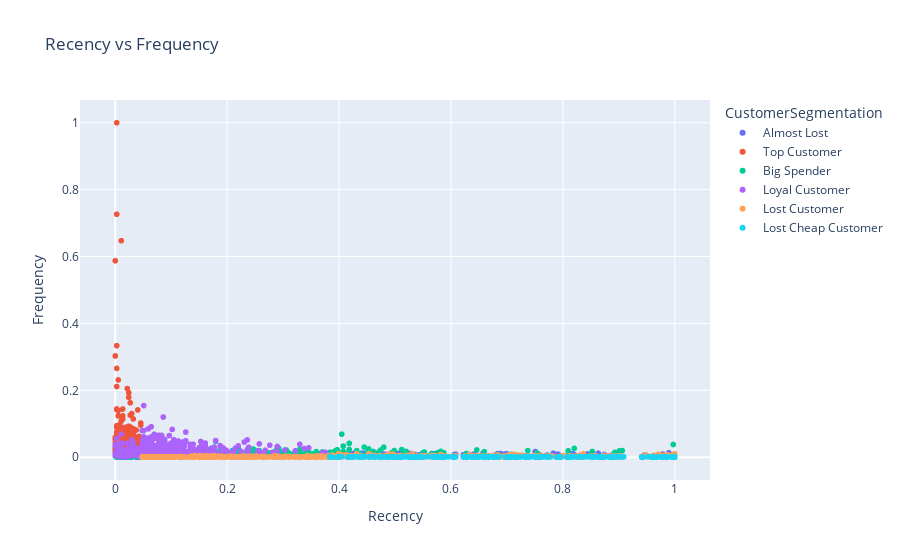

Here is the notebook cell this chart was saved with:
### Code cell
# Membuat scatter plot untuk menampilkan hubungan antara Recency dan Frequency denga hue CustomerSegmentation dengan menggunakan plotly
fig = px.scatter(seg, x='Recency', y='Frequency', color='CustomerSegmentation', title='Recency vs Frequency')
fig.show()

### Figure 1 — Plotly figure (JSON) as saved in the notebook; plotly's stock layout.template omitted (floating-point values rounded to 4 significant figures; data arrays with more than 128 entries replaced by an {"elided": "..."} marker saying what was removed)
{"data": [{"hovertemplate": "CustomerSegmentation=Almost Lost<br>Recency=%{x}<br>Frequency=%{y}<extra></extra>", "legendgroup": "Almost Lost", "marker": {"color": "#636efa", "symbol": "circle"}, "mode": "markers", "name": "Almost Lost", "showlegend": true, "type": "scattergl", "x": {"elided": "909 float values"}, "xaxis": "x", "y": {"elided": "909 float values"}, "yaxis": "y"}, {"hovertemplate": "CustomerSegmentation=Top Customer<br>Recency=%{x}<br>Frequency=%{y}<extra></extra>", "legendgroup": "Top Customer", "marker": {"color": "#EF553B", "symbol": "circle"}, "mode": "markers", "name": "Top Customer", "showlegend": true, "type": "scattergl", "x": {"elided": "444 float values"}, "xaxis": "x", "y": {"elided": "444 float values"}, "yaxis": "y"}, {"hovertemplate": "CustomerSegmentation=Big Spender<br>Recency=%{x}<br>Frequency=%{y}<extra></extra>", "legendgroup": "Big Spender", "marker": {"color": "#00cc96", "symbol": "circle"}, "mode": "markers", "name": "Big Spender", "showlegend": true, "type": "scattergl", "x": {"elided": "877 float values"}, "xaxis": "x", "y": {"elided": "877 float values"}, "yaxis": "y"}, {"hovertemplate": "CustomerSegmentation=Loyal Customer<br>Recency=%{x}<br>Frequency=%{y}<extra></extra>", "legendgroup": "Loyal Customer", "marker": {"color": "#ab63fa", "symbol": "circle"}, "mode": "markers", "name": "Loyal Customer", "showlegend": true, "type": "scattergl", "x": {"elided": "814 float values"}, "xaxis": "x", "y": {"elided": "814 float values"}, "yaxis": "y"}, {"hovertemplate": "CustomerSegmentation=Lost Customer<br>Recency=%{x}<br>Frequency=%{y}<extra></extra>", "legendgroup": "Lost Customer", "marker": {"color": "#FFA15A", "symbol": "circle"}, "mode": "markers", "name": "Lost Customer", "showlegend": true, "type": "scattergl", "x": {"elided": "912 float values"}, "xaxis": "x", "y": {"elided": "912 float values"}, "yaxis": "y"}, {"hovertemplate": "CustomerSegmentation=Lost Cheap Customer<br>Recency=%{x}<br>Frequency=%{y}<extra></extra>", "legendgroup": "Lost Cheap Customer", "marker": {"color": "#19d3f3", "symbol": "circle"}, "mode": "markers", "name": "Lost Cheap Customer", "showlegend": true, "type": "scattergl", "x": {"elided": "380 float values"}, "xaxis": "x", "y": {"elided": "380 float values"}, "yaxis": "y"}], "layout": {"legend": {"title": {"text": "CustomerSegmentation"}, "tracegroupgap": 0}, "title": {"text": "Recency vs Frequency"}, "xaxis": {"anchor": "y", "domain": [0, 1], "title": {"text": "Recency"}}, "yaxis": {"anchor": "x", "domain": [0, 1], "title": {"text": "Frequency"}}}}
